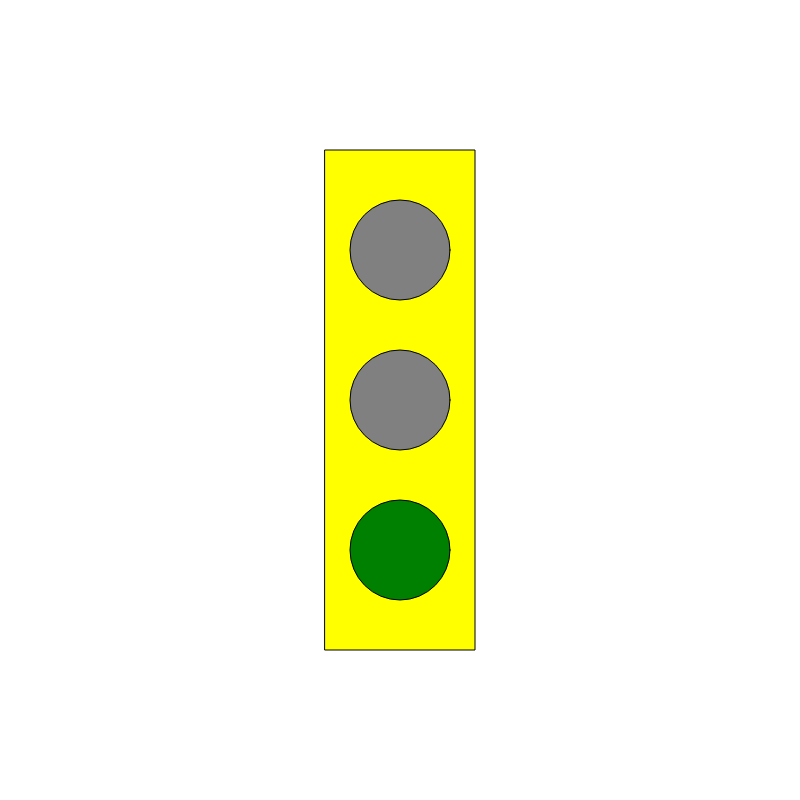
Frame 1 (no input)
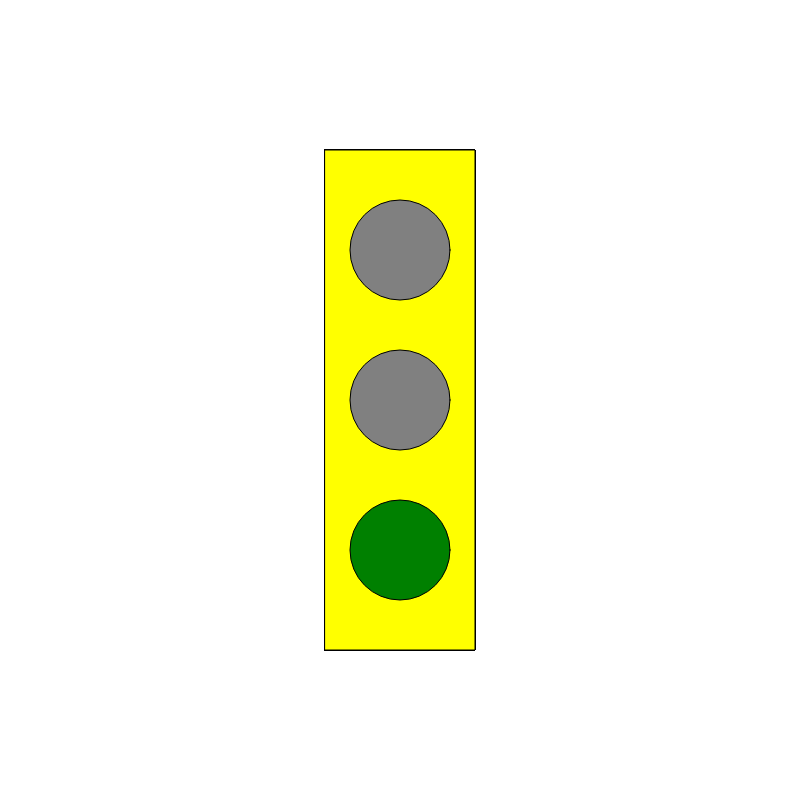
Frame 60 (no input)
Frame 120 (the mouse pressed at the canvas centre since frame 60): identical to frame 60, image omitted

The p5.js sketch that drew these frames (run headless with seeded random() and noise() and a simulated clock; from frame 60 on, the mouse is pressed at the canvas centre):

// p5.js sketch
// ── sketch.js
let myState = 0;
let myTimer = 0;

function setup() {
  // put setup code here
  createCanvas(800, 800);
  rectMode(CENTER);
  ellipseMode(CENTER);
}

function draw() {
  // make a yellow rectangle for the stoplight
  fill('yellow');
  rect(width/2, height/2, 150, 500);



  switch(myState) {

    case 0:
    fill('green');
    ellipse(width/2, height/2 + 150, 100, 100);

    fill('grey');
    ellipse(width/2, height/2, 100, 100);

    fill('grey');
    ellipse(width/2, height/2 - 150, 100, 100);

    myTimer = myTimer + 1;
    if (myTimer >=200) {
      myState = 1;
      myTimer = 0;}

    break;

    case 1:

    fill('grey');
    ellipse(width/2, height/2 + 150, 100, 100);

    fill('#fcba03');
    ellipse(width/2, height/2, 100, 100);

    fill('grey');
    ellipse(width/2, height/2 - 150, 100, 100);

    myTimer = myTimer + 1;
    if (myTimer >=100) {
      myState = 2;
      myTimer = 0;}

    break;


    case 2:

    fill('grey');
    ellipse(width/2, height/2 + 150, 100, 100);

    fill('grey');
    ellipse(width/2, height/2, 100, 100);

    fill('red');
    ellipse(width/2, height/2 - 150, 100, 100);

    myTimer = myTimer + 1;
    if (myTimer >=200) {
      myState = 0;
      myTimer = 0;}

    break;


  }

}
